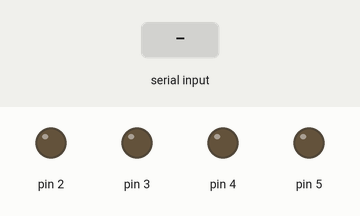
Recording of a sketch running on a simulated Arduino Uno, built for the host (arithmetic inside an expression is 32-bit, double 64-bit). Shown: output pins drawn as LEDs (lit = HIGH). The inputs (shaded band) are chosen by the test bench.

Above: at 1.2 s.
1.3 s: "f" received over Serial
At 1.8 s:
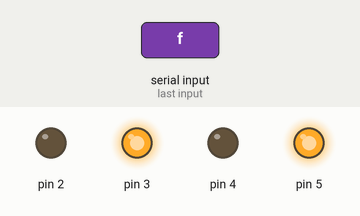
2.8 s: "b" received over Serial
At 4.0 s:
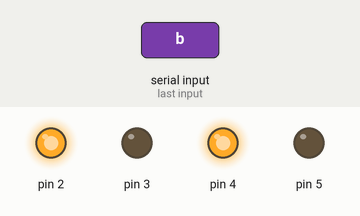
4.3 s: "l" received over Serial
At 5.3 s:
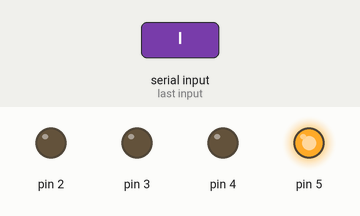
5.8 s: "s" received over Serial
At 6.4 s:
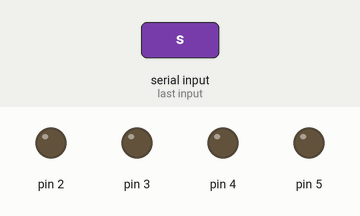
7.3 s: "r" received over Serial
At 7.6 s:
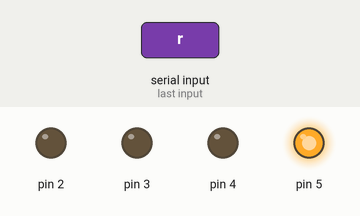
Timing chart, 0 to 9.8 s (numbered marks = the images above; inputs shaded):
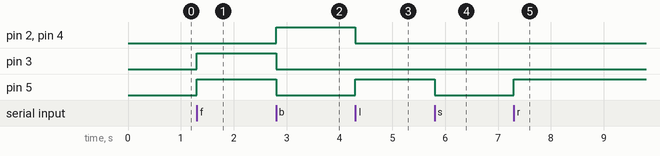

Measured:
- after the input at 1.3 s, pin 3, pin 5: LOW → HIGH at once
- after the input at 2.8 s, pin 2, pin 4: LOW → HIGH at once; pin 3, pin 5: HIGH → LOW at once
- after the input at 4.3 s, pin 2, pin 4: HIGH → LOW at once; pin 5: LOW → HIGH at once
- after the input at 5.8 s, pin 5: HIGH → LOW at once
- after the input at 7.3 s, pin 5: LOW → HIGH at once

The sketch:

HW.ino
```cpp
String message;
void setup() {
  Serial.begin(9600);
  Serial.flush();
  pinMode(2, OUTPUT);
  pinMode(3, OUTPUT);
  pinMode(4, OUTPUT);
  pinMode(5, OUTPUT);
}

void loop() {
  message = "";
  while (Serial.available() > 0) {
    message += (char) Serial.read();
  }
  if (message == 'f') {// move forward

    digitalWrite(2, LOW);
    digitalWrite(3, 250);
    digitalWrite(4, LOW);
    digitalWrite(5, 250);
  }
  if (message == 'b') {// move backward
    digitalWrite(2, HIGH);
    digitalWrite(3, 0);
    digitalWrite(4, HIGH);
    digitalWrite(5, 0);

  }
  if (message == 'l') {// move left
    digitalWrite(2, LOW);
    digitalWrite(3, 0);
    digitalWrite(4, LOW);
    digitalWrite(5, 250);

  }
  if (message == 'r') {// move right
    digitalWrite(2, LOW);
    digitalWrite(3, 0);
    digitalWrite(4, LOW);
    digitalWrite(5, 250);

  }
  if (message == 's') {// stop
    digitalWrite(2, LOW);
    digitalWrite(3, 0);
    digitalWrite(4, LOW);
    digitalWrite(5, 0);

  }
}
```
